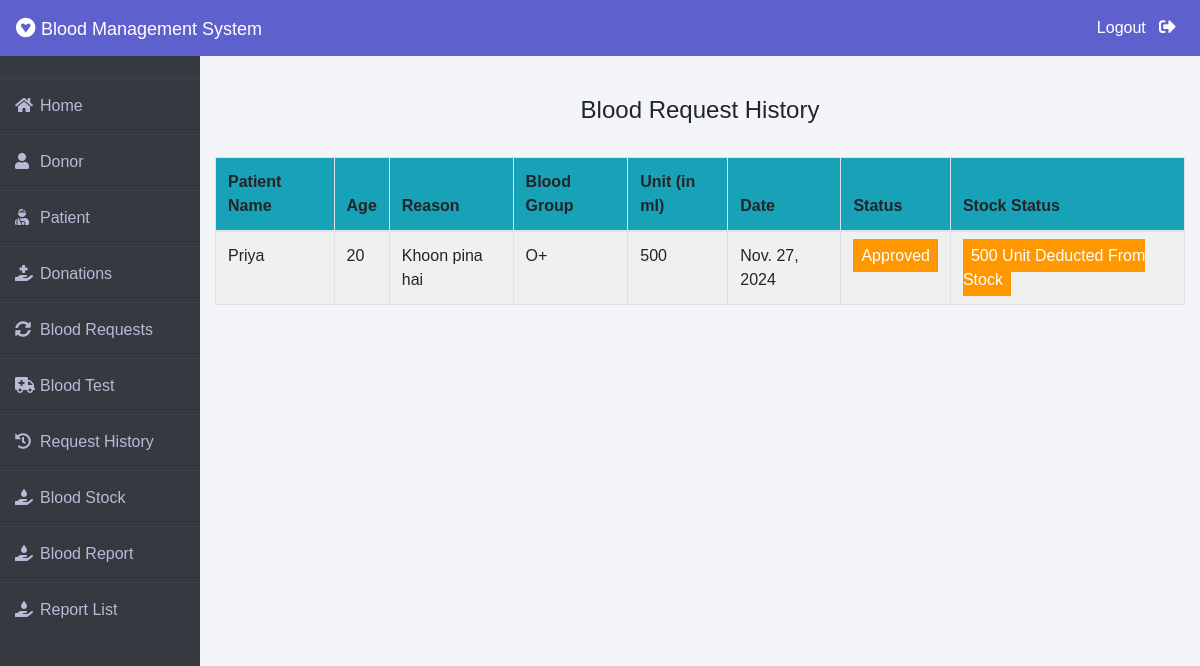
The app's page /admin-request-history (signed in) with its own data.
### blood/models.py (models this page shows, shortened)
class BloodRequest(models.Model):
    request_by_patient=models.ForeignKey(pmodels.Patient,null=True,on_delete=models.CASCADE)
    request_by_donor=models.ForeignKey(dmodels.Donor,null=True,on_delete=models.CASCADE)
    patient_name=models.CharField(max_length=30)
    patient_age=models.PositiveIntegerField()
    reason=models.CharField(max_length=500)
    bloodgroup=models.CharField(max_length=10)
    unit=models.PositiveIntegerField(default=0)
    status=models.CharField(max_length=20,default="Pending")
    date=models.DateField(auto_now=True)

### blood/views.py (the view)
# urls.py: path('admin-request-history', views.admin_request_history_view,name='admin-request-history'),
@login_required(login_url='adminlogin')
def admin_request_history_view(request):
    requests=models.BloodRequest.objects.all().exclude(status='Pending')
    return render(request,'blood/admin_request_history.html',{'requests':requests})

### templates/blood/admin_request_history.html (shortened to what this page needs)
{% extends 'blood/adminbase.html' %}
{% block content %}
{% load widget_tweaks %}
{%load static%}
<head>
</head>
<br><br>
<div class="container">
    <H4 class="text-center">Blood Request History</H4><br>
    <table class="table table-light table-hover table-bordered table-striped">
        <thead class="bg-info">
            <tr>
                <th scope="col">Patient Name</th>
                <th scope="col">Age</th>
                <th scope="col">Reason</th>
                <th scope="col">Blood Group</th>
                <th scope="col">Unit (in ml)</th>
                <th scope="col">Date</th>
                <th scope="col">Status</th>
                <th scope="col">Stock Status</th>
            </tr>
        </thead>
        <tbody>
            {% for t in requests %}
            <tr>
                <td> {{t.patient_name}}</td>
                <td>{{t.patient_age}}</td>
                <td>{{t.reason}}</td>
                <td>{{t.bloodgroup}}</td>
                <td>{{t.unit}}</td>
                <td>{{t.date}}</td>
                {% if t.status == 'Approved' %}
                <td><span class="label warning"> Approved</span></td>
                <td><span class="label warning"> {{t.unit}} Unit Deducted From Stock</span></td>
                {% else %}
                <td><span class="label success">Rejected</span></td>
                <td><span class="label success"> 0 Unit Deducted From Stock</span></td>
                {% endif %}
            </tr>
            {% endfor %}
        </tbody>
    </table>
</div>
{% endblock content %}

### templates/blood/adminbase.html (style rules this page uses)
* { margin: 0; padding: 0; box-sizing: border-box; list-style: none; text-decoration: none; font-family: 'Josefin Sans', sans-serif; }
body { background-color: #f3f5f9; }

### templates/blood/admin_request_history.html (style rules this page uses)
.label { color: white; padding: 8px; }
.warning { background-color: #ff9800; }

### records on screen
BloodRequest: patient_name "Priya", patient_age "20", reason "Khoon pina hai", bloodgroup "O+", unit "500", date "Nov. 27, 2024"
